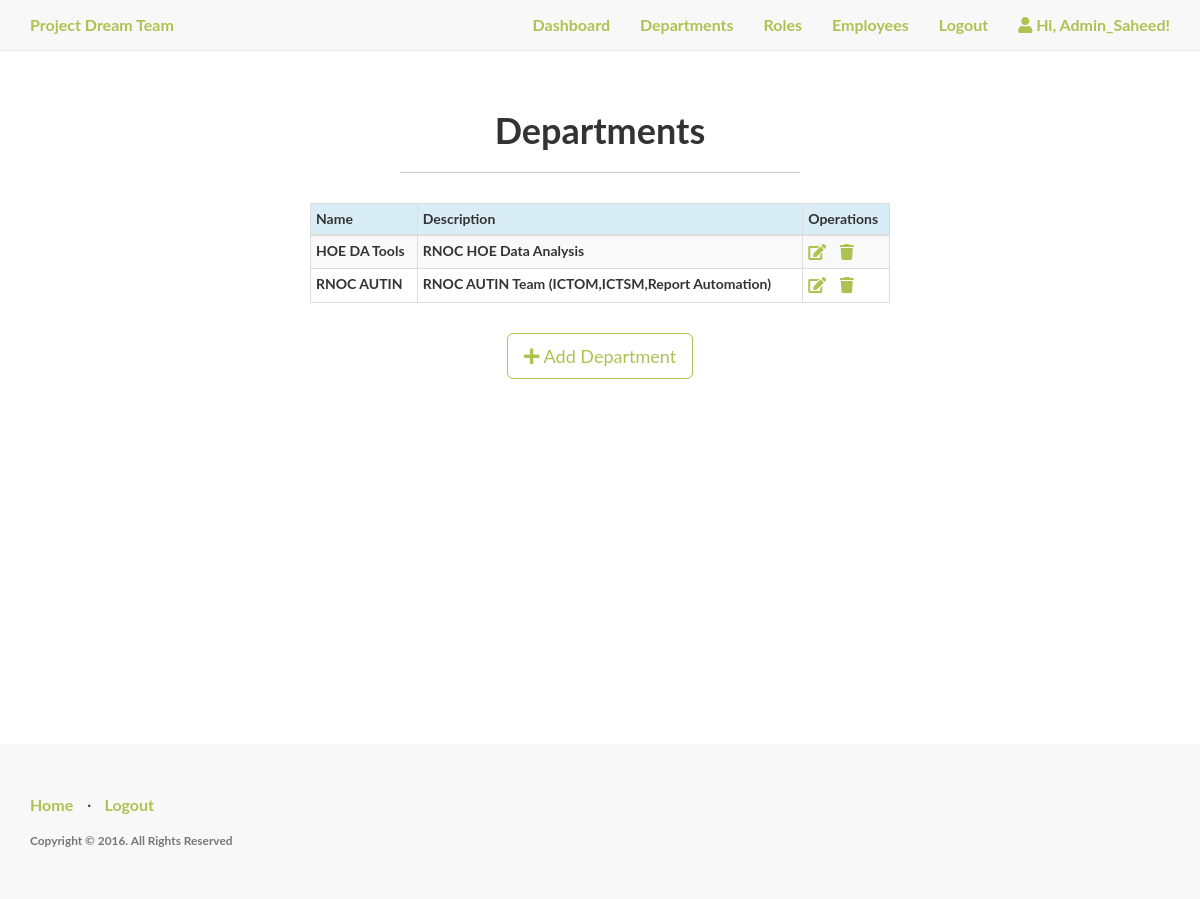
Screenshot of /admin/department (signed in) with the database file from the repository.
### app.py (models this page shows, shortened)
class department(db.Model):
	id = db.Column(db.Integer, primary_key=True)
	name = db.Column(db.String(60), unique=True)
	description = db.Column(db.String(200))

### app.py (the view)
@app.route("/admin/department")
def departments():
	if "user" in session:
		if "Admin" in session["user"]:
			user = session["user"]
			return render_template("department.html",user=user, departments=department.query.all())
		else:
			flash(f'Permission Denied!','error')
			return redirect(url_for("login"))
	else:
		flash(f'You are not logged in!','error')
		return redirect(url_for("login"))

### templates/department.html (shortened to what this page needs)
{% extends "base_dashboard.html" %}
{% block body %}
<div class="content-section">
  <div class="outer">
    <div class="middle">
      <div class="inner">
        <br/>
        <br/>
        <h1 style="text-align:center;">Departments</h1>
        {% if departments %}
          <hr class="intro-divider">
          <div class="center">
            <table class="table table-striped table-bordered table-condensed table-hover">
              <thead>
                <tr class="info">
                  <th> Name </th>
                  <th> Description </th>
                  <th> Operations </th>
                </tr>
              </thead>
              <tbody>
              {% for department in departments %}
                <tr>
                  <td> {{ department.name }} </td>
                  <td> {{ department.description }} </td>
                  <td>
                    <a href="/admin/department/edit/{{department.name}}" title="Edit"><i class="fa fa-edit"></i></a>&nbsp;&nbsp;&nbsp;
                    <a href="/admin/department/delete/{{department.name}}" title="Delete"><i class="fa fa-trash"></i></a>
                  </td>
                </tr>
              {% endfor %}
              </tbody>
            </table>
          </div>
        {% else %}
          <div style="text-align: center">
            <h3> No Departments have been added. </h3>
            <hr class="intro-divider">
          </div>
        {% endif %}
          <div style="text-align: center">
            <a href="/admin/department/add_department" class="btn btn-default btn-lg">
            <i class="fa fa-plus"></i> Add Department </a>
          </div>
      </div>
    </div>
  </div>
</div>
{% endblock %}

### static/css/style.css (style rules this page uses)
body, html { width: 100%; height: 100%; }
body, h1, h2, h3 { font-family: "Lato", "Helvetica Neue", Helvetica, Arial, sans-serif; font-weight: 700; }
a, .navbar-default .navbar-brand, .navbar-default .navbar-nav>li>a { color: #aec251; font-size: 16px; }
.btn-default { border-color: #aec251; color: #aec251; }
.center { margin: auto; width: 50%; padding: 10px; }
.content-section { padding: 50px 0; border-top: 1px solid #e7e7e7; }
.intro-divider { width: 400px; border-top: 1px solid #f8f8f8; border-bottom: 1px solid rgba(0,0,0,0.2); }

### rows the page displays
department: name "HOE DA Tools", description "RNOC HOE Data Analysis"
department: name "RNOC AUTIN", description "RNOC AUTIN Team (ICTOM,ICTSM,Report Automation)"

### other values shown
{{ user }} "Admin_Saheed"
